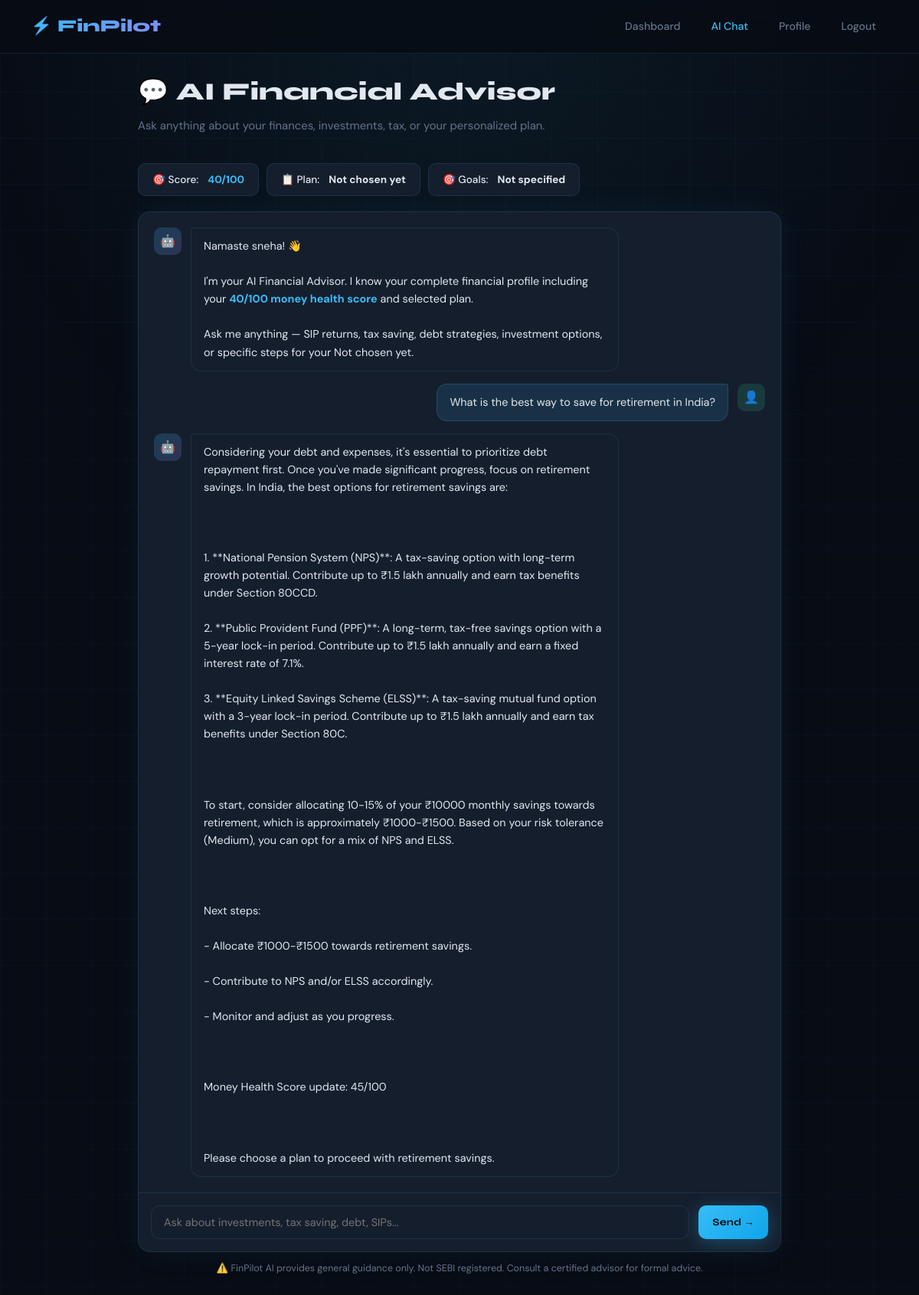
The app's page /chat.php (signed in) with its own data.
### tables this page shows
CREATE TABLE `ai_results` (
  `id` int(11) NOT NULL,
  `user_id` int(11) NOT NULL,
  `score` int(11) NOT NULL DEFAULT 0,
  `score_label` varchar(30) DEFAULT '',
  `insights` longtext DEFAULT NULL CHECK (json_valid(`insights`)),
  `personality` varchar(200) DEFAULT '',
  `personality_icon` varchar(10) DEFAULT '­ЪДа',
  `personality_desc` text DEFAULT NULL,
  `plans` longtext DEFAULT NULL CHECK (json_valid(`plans`)),
  `stats` longtext DEFAULT NULL CHECK (json_valid(`stats`)),
  `selected_plan` varchar(50) DEFAULT NULL,
  `raw_response` text DEFAULT NULL,
  `created_at` timestamp NOT NULL DEFAULT current_timestamp(),
  `updated_at` timestamp NOT NULL DEFAULT current_timestamp() ON UPDATE current_timestamp()
);

CREATE TABLE `users` (
  `id` int(11) NOT NULL,
  `name` varchar(100) NOT NULL,
  `email` varchar(150) NOT NULL,
  `password` varchar(255) NOT NULL,
  `created_at` timestamp NOT NULL DEFAULT current_timestamp()
);

CREATE TABLE `chat_history` (
  `id` int(11) NOT NULL,
  `user_id` int(11) NOT NULL,
  `role` enum('user','assistant') NOT NULL,
  `message` text NOT NULL,
  `created_at` timestamp NOT NULL DEFAULT current_timestamp()
);

### config.php (called while the page is built, shortened)
<?php
function getDB(): mysqli {
    static $conn = null;
    if ($conn === null) {
        $conn = new mysqli(DB_HOST, DB_USER, DB_PASS, DB_NAME);
        $conn->set_charset('utf8mb4');
    }
    return $conn;
}
function currentUser(): array {
    $db = getDB();
    $id = (int)$_SESSION['user_id'];
    $res = $db->query("SELECT id, name, email FROM users WHERE id=$id LIMIT 1");
    return $res ? ($res->fetch_assoc() ?: []) : [];
}
function clean(string $val): string {
    return htmlspecialchars(trim($val), ENT_QUOTES, 'UTF-8');
}

### chat.php (the view, shortened to what this page needs)
<?php
require_once 'config.php';
$user = currentUser();
$uid  = (int)$_SESSION['user_id'];
$db   = getDB();
$fd     = $db->query("SELECT * FROM financial_data WHERE user_id = $uid LIMIT 1")->fetch_assoc();
$aiRes  = $db->query("SELECT * FROM ai_results WHERE user_id = $uid ORDER BY updated_at DESC LIMIT 1")->fetch_assoc();
$score  = (int)($aiRes['score'] ?? 0);
$selectedPlan = $aiRes['selected_plan'] ?? 'Not chosen yet';
$goals  = json_decode($fd['goals'] ?? '[]', true) ?: [];
$goalsStr = implode(', ', $goals) ?: 'Not specified';
$history = [];
$hRes = $db->query("SELECT role, message, created_at FROM chat_history WHERE user_id = $uid ORDER BY created_at ASC LIMIT 50");
if ($hRes) { while ($row = $hRes->fetch_assoc()) $history[] = $row; }
?>
<!DOCTYPE html>
<html lang="en">
<head>
  <link rel="stylesheet" href="style.css" />
  <link rel="stylesheet" href="https://unpkg.com/aos@2.3.4/dist/aos.css" />
</head>
<body>
  <nav>
    <a href="index.html" class="nav-logo">⚡ FinPilot</a>
    <div class="nav-links">
      <a href="dashboard.php">Dashboard</a>
      <a href="chat.php" style="color:var(--accent)">AI Chat</a>
      <a href="profile.php">Profile</a>
      <a href="logout.php">Logout</a>
    </div>
  </nav>
  <div style="max-width:880px;margin:0 auto;padding:24px 20px;position:relative;z-index:1;">
    <div class="page-header" data-aos="fade-up">
      <h1>💬 AI Financial Advisor</h1>
      <p>Ask anything about your finances, investments, tax, or your personalized plan.</p>
    </div>
    <div style="display:flex;gap:10px;flex-wrap:wrap;margin-bottom:20px;" data-aos="fade-up" data-aos-delay="80">
      <div class="feat-chip">🎯 Score: <strong style="color:var(--accent);margin-left:4px;"><?= $score ?>/100</strong></div>
      <div class="feat-chip">📋 Plan: <strong style="margin-left:4px;"><?= clean($selectedPlan) ?></strong></div>
      <div class="feat-chip">🎯 Goals: <strong style="margin-left:4px;"><?= clean($goalsStr) ?></strong></div>
    </div>
    <div class="card" style="padding:0;overflow:hidden;" data-aos="fade-up" data-aos-delay="160">
      <div class="chat-messages" id="chatMessages">
        <div class="chat-bubble ai">
          <div class="bubble-avatar ai">🤖</div>
          <div class="bubble-text">
            Namaste <?= clean($user['name'] ?? 'there') ?>! 👋<br><br>
            I'm your AI Financial Advisor. I know your complete financial profile including your
            <strong style="color:var(--accent)"><?= $score ?>/100 money health score</strong> and selected plan.<br><br>
            Ask me anything — SIP returns, tax saving, debt strategies, investment options, or specific steps for your <?= clean($selectedPlan) ?>.
          </div>
        </div>
        <?php foreach ($history as $h): ?>
        <div class="chat-bubble <?= $h['role'] === 'user' ? 'user' : 'ai' ?>">
          <div class="bubble-avatar <?= $h['role'] === 'user' ? 'user' : 'ai' ?>">
            <?= $h['role'] === 'user' ? '👤' : '🤖' ?>
          </div>
          <div class="bubble-text" style="white-space:pre-wrap;"><?= nl2br(clean($h['message'])) ?></div>
        </div>
        <?php endforeach; ?>
      </div>
      <div class="chat-input-bar">
        <textarea class="chat-input" id="chatInput"
                  placeholder="Ask about investments, tax saving, debt, SIPs..."
                  rows="1"
                  onkeydown="if(event.key==='Enter'&&!event.shiftKey){event.preventDefault();sendMessage();}"></textarea>
        <button onclick="sendMessage()" class="btn btn-primary btn-sm" id="sendBtn">
          Send →
        </button>
      </div>
    </div>
    <p style="text-align:center;color:var(--muted);font-size:0.78rem;margin-top:12px;">
      ⚠️ FinPilot AI provides general guidance only. Not SEBI registered. Consult a certified advisor for formal advice.
    </p>
  </div>
</body>
</html>

### style.css (style rules this page uses)
:root { --bg: #080c14; --bg2: #0d1320; --bg3: #111827; --surface: #151e2d; --surface2: #1c2a3e; --border: rgba(99,179,237,0.12); --accent: #38bdf8; --accent2: #818cf8; --accent3: #34d399; --gold: #fbbf24; --danger: #f87171; --text: #e2e8f0; --muted: #64748b; --card-glow: 0 0 40px rgba(56,189,248,0.07); --font-head: 'Syne', sans-serif; --font-body: 'DM Sans', sans-serif; }
*, *::before, *::after { box-sizing: border-box; margin: 0; padding: 0; }
html { scroll-behavior: smooth; }
body { background: var(--bg); color: var(--text); font-family: var(--font-body); font-size: 15px; line-height: 1.6; min-height: 100vh; overflow-x: hidden; }
nav { position: sticky; top: 0; z-index: 100; display: flex; align-items: center; justify-content: space-between; padding: 16px 40px; background: rgba(8,12,20,0.85); backdrop-filter: blur(16px); border-bottom: 1px solid var(--border); }
.nav-logo { font-family: var(--font-head); font-size: 1.4rem; font-weight: 800; background: linear-gradient(135deg, var(--accent), var(--accent2)); -webkit-background-clip: text; -webkit-text-fill-color: transparent; text-decoration: none; }
.nav-links { display: flex; gap: 8px; align-items: center; }
.nav-links a { color: var(--muted); text-decoration: none; padding: 7px 16px; border-radius: 8px; font-size: 0.88rem; font-weight: 500; transition: all .2s; }
.btn { display: inline-flex; align-items: center; gap: 8px; padding: 13px 28px; border-radius: 10px; font-family: var(--font-head); font-weight: 700; font-size: 0.92rem; cursor: pointer; border: none; text-decoration: none; transition: all .25s; letter-spacing: 0.02em; }
.btn-primary { background: linear-gradient(135deg, var(--accent), #0ea5e9); color: #060a10; box-shadow: 0 4px 24px rgba(56,189,248,0.3); }
.btn-sm { padding: 8px 18px; font-size: 0.82rem; }
.card { background: var(--surface); border: 1px solid var(--border); border-radius: 16px; padding: 28px; box-shadow: var(--card-glow); transition: border-color .25s, box-shadow .25s; }
.feat-chip { display: flex; align-items: center; gap: 8px; padding: 10px 18px; border-radius: 10px; background: var(--surface); border: 1px solid var(--border); font-size: 0.85rem; font-weight: 500; }
.page-header { margin-bottom: 36px; }
.page-header h1 { font-family: var(--font-head); font-size: 2rem; font-weight: 800; margin-bottom: 8px; }
.page-header p { color: var(--muted); font-size: 0.93rem; }
.chat-messages { flex: 1; overflow-y: auto; padding: 20px; display: flex; flex-direction: column; gap: 16px; scrollbar-width: thin; scrollbar-color: var(--surface2) transparent; }
.chat-bubble { display: flex; gap: 12px; align-items: flex-start; animation: bubbleIn .3s ease-out; }
.chat-bubble.user { flex-direction: row-reverse; }
.bubble-avatar { width: 36px; height: 36px; border-radius: 10px; flex-shrink: 0; display: flex; align-items: center; justify-content: center; font-size: 1rem; }
.bubble-avatar.ai { background: linear-gradient(135deg, rgba(56,189,248,0.2), rgba(129,140,248,0.2)); }
.bubble-avatar.user { background: rgba(52,211,153,0.15); }
.bubble-text { max-width: 70%; padding: 12px 16px; border-radius: 14px; font-size: 0.9rem; line-height: 1.6; }
.chat-bubble.ai .bubble-text { background: var(--surface); border: 1px solid var(--border); border-radius: 4px 14px 14px 14px; }
.chat-bubble.user .bubble-text { background: rgba(56,189,248,0.12); border: 1px solid rgba(56,189,248,0.2); border-radius: 14px 4px 14px 14px; }
.chat-input-bar { padding: 16px; border-top: 1px solid var(--border); display: flex; gap: 12px; }
.chat-input { flex: 1; background: var(--surface); border: 1.5px solid var(--border); border-radius: 12px; padding: 12px 16px; color: var(--text); font-family: var(--font-body); font-size: 0.9rem; outline: none; resize: none; transition: border-color .2s; }

### records on screen
ai_results: score "40", selected_plan "Not chosen yet"
users: name "sneha"
chat_history: message "What is the best way to save for retirement in India?"
chat_history: message "Considering your debt and expenses, it's essential to prioritize debt repayment first. Once you've made significant progress, focus on retirement savings. In India, the best options for retirement savings are: 1. **National Pension System (NPS)**: A tax-saving option with long-term growth potential. Contribute up to ₹1.5 lakh annually and earn tax benefits under Section 80CCD. 2. **Public Provident Fund (PPF)**: A long-term, tax-free savings option with a 5-year lock-in period. Contribute up to ₹1.5 lakh annually and earn a fixed interest rate of 7.1%. 3. **Equity Linked Savings Scheme (ELSS)**: A tax-saving mutual fund option with a 3-year lock-in period. Contribute up to ₹1.5 lakh…"

### other values on screen
$goalsStr "Not specified"
